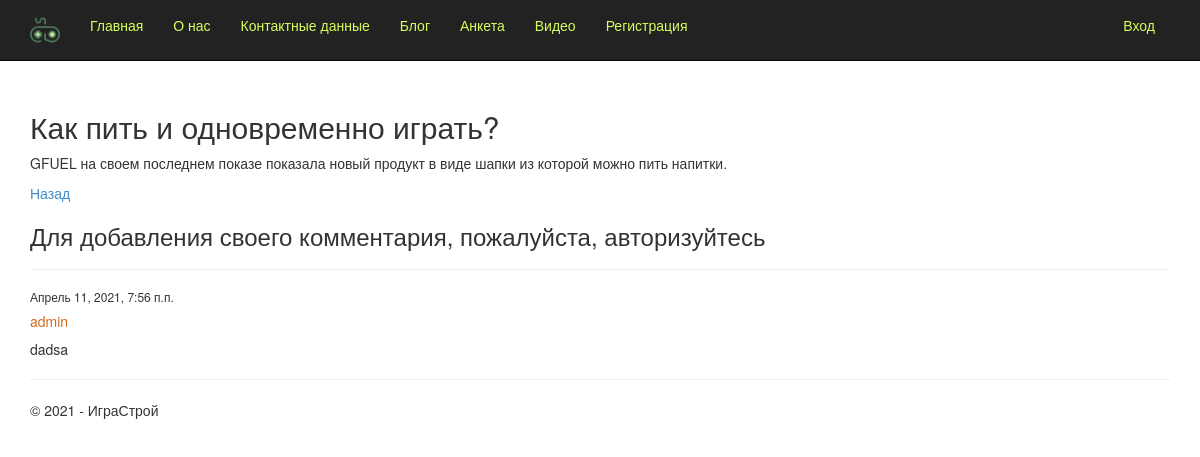
Screenshot of /3/ with the database file from the repository.
### app/models.py (models this page shows, shortened)
class Blog(models.Model):
    title = models.CharField(max_length = 100, unique_for_date = "posted", verbose_name = "Заголовок")
    description = models.TextField(verbose_name = "Краткое содержание")
    content = models.TextField(verbose_name = "Полное содержание")
    posted = models.DateTimeField(default = datetime.now(), db_index = True, verbose_name = "Опубликована")
    image = models.FileField(default = 'temp.jpg', verbose_name = "Путь к картинке")
    class Meta:
        db_table = "Posts"
        ordering = ["-posted"]
        verbose_name = "статья блога"
        verbose_name_plural = "статьи блога"

class Comment(models.Model):
    text = models.TextField(verbose_name = "Комментарий")
    date = models.DateTimeField(default = datetime.now(), db_index = True, verbose_name = "Дата")
    author = models.ForeignKey(User, on_delete = models.CASCADE, verbose_name = "Автор")
    post = models.ForeignKey(Blog, on_delete = models.CASCADE, verbose_name = "Статья")
    class Meta:
        db_table = "Comments"
        verbose_name = "Комментарий"
        verbose_name_plural = "Комментарии к статьям блога"
        ordering = ["-date"]

### app/views.py (the view)
# urls.py: url(r'^(?P<parametr>\d+)/$', views.blogpost, name='blogpost'),
def blogpost(request, parametr):
    post_1 = Blog.objects.get(id=parametr)
    comments = Comment.objects.filter(post=parametr)
    if request.method == "POST":
        form = CommentForm(request.POST)
        if form.is_valid():
            comment_f = form.save(commit=False)
            comment_f.author = request.user
            comment_f.date = datetime.now()
            comment_f.post = Blog.objects.get(id=parametr)
            comment_f.save()
            return redirect('blogpost', parametr=post_1.id)
    else:
        form = CommentForm()
    assert isinstance(request, HttpRequest)
    return render(
        request,
        'app/blogpost.html',
        {
            'post_1': post_1,
            'comments': comments,
            'form': form,
            'year': datetime.now().year,
        }
    )

### app/templates/app/blogpost.html (shortened to what this page needs)
{% extends "app/layout.html" %}
{% block content %}
<h2> {{post_1.title}} </h2>
<p> {{post_1.content|linebreaksbr}} </p>
<p><a href="{% url 'blog' %}"> Назад </a></p>
{% if user.is_authenticated %}
    <h3>Добавть комментарий</h3>
    <form method="POST">{% csrf_token %}
    <div>
        {{form.as_p}}
        <button type="submit" class="save btn btn-default">Отправить комментарий</button>
    </div>
    </form>
{% else %}
    <h3> Для добавления своего комментария, пожалуйста, авторизуйтесь </h3>
{% endif %}
{% for comment in comments %}
<hr>
<h6>{{comment.date}}</h6>
<h5>{{comment.author}}</h5>
<p>{{comment.text|linebreaksbr}}</p>
{% endfor %}
{% endblock %}

### app/static/app/content/site.css (style rules this page uses)
body { padding-top: 90px; padding-bottom: 20px; }
h5 { color:chocolate; }

### rows the page displays
Blog: title "Как пить и одновременно играть?", content "GFUEL на своем последнем показе показала новый продукт в виде шапки из которой можно пить напитки."
Comment: date "Апрель 11, 2021, 7:56 п.п.", author "admin", text "dadsa"
